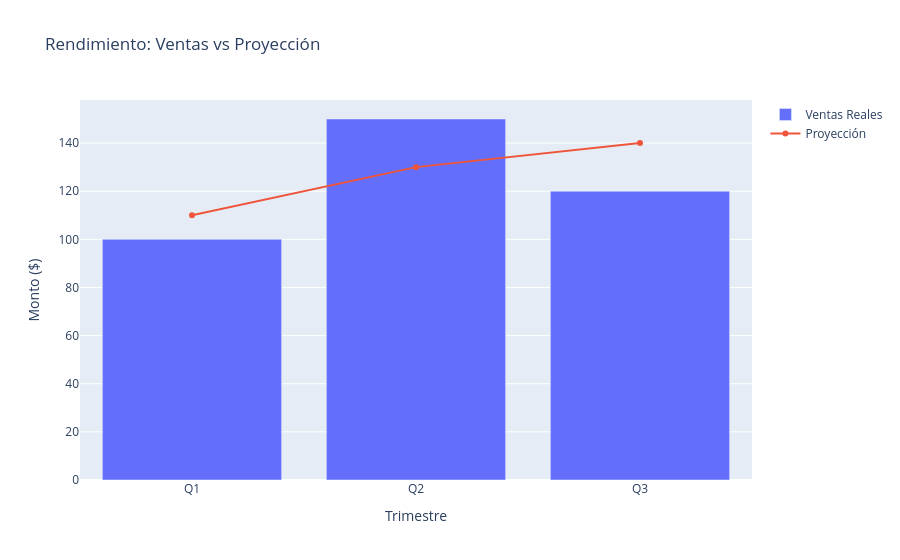

Write notebook code for a chart like this one.
### Code cell
# import plotly.graph_objects as go

# 1. Lienzo en blanco
fig = go.Figure()

# 2. Primera Capa: Gráfico de Barras
fig.add_trace(
    go.Bar(x=['Q1', 'Q2', 'Q3'], y=[100, 150, 120], name='Ventas Reales')
)

# 3. Segunda Capa: Gráfico de Líneas
fig.add_trace(
    go.Scatter(x=['Q1', 'Q2', 'Q3'], y=[110, 130, 140], mode='lines+markers', name='Proyección')
)

# 4. Ajustes estéticos globales
fig.update_layout(
    title='Rendimiento: Ventas vs Proyección',
    xaxis_title='Trimestre',
    yaxis_title='Monto ($)'
)

fig.show()

### Figure 1 — Plotly figure (JSON) as saved in the notebook; plotly's stock layout.template omitted (floating-point values rounded to 4 significant figures)
{"data": [{"name": "Ventas Reales", "type": "bar", "x": ["Q1", "Q2", "Q3"], "y": [100, 150, 120]}, {"mode": "lines+markers", "name": "Proyección", "type": "scatter", "x": ["Q1", "Q2", "Q3"], "y": [110, 130, 140]}], "layout": {"title": {"text": "Rendimiento: Ventas vs Proyección"}, "xaxis": {"title": {"text": "Trimestre"}}, "yaxis": {"title": {"text": "Monto ($)"}}}}
